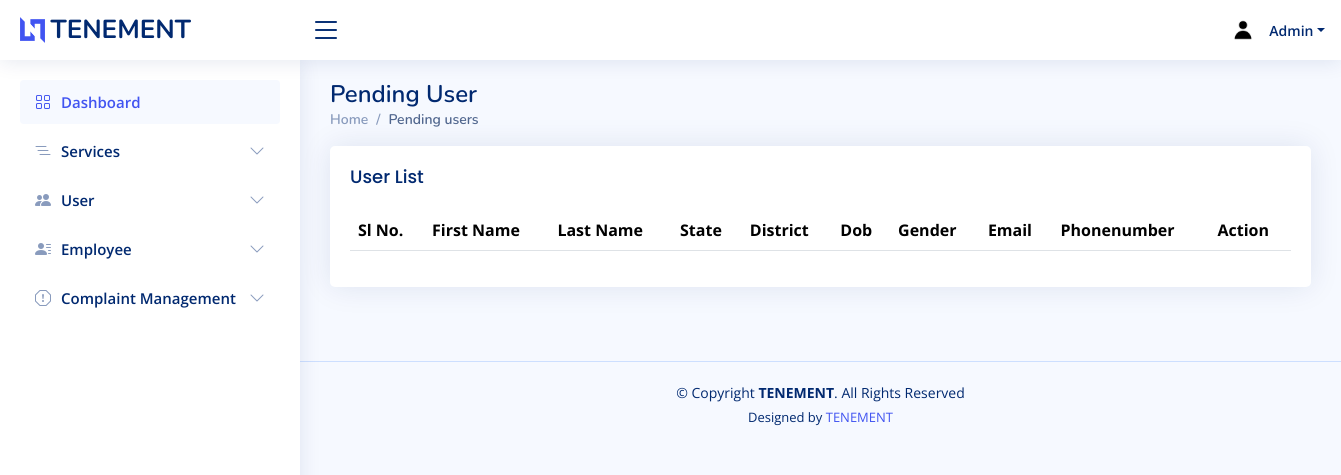
The app's page /admin/pendinguser.php, older data.
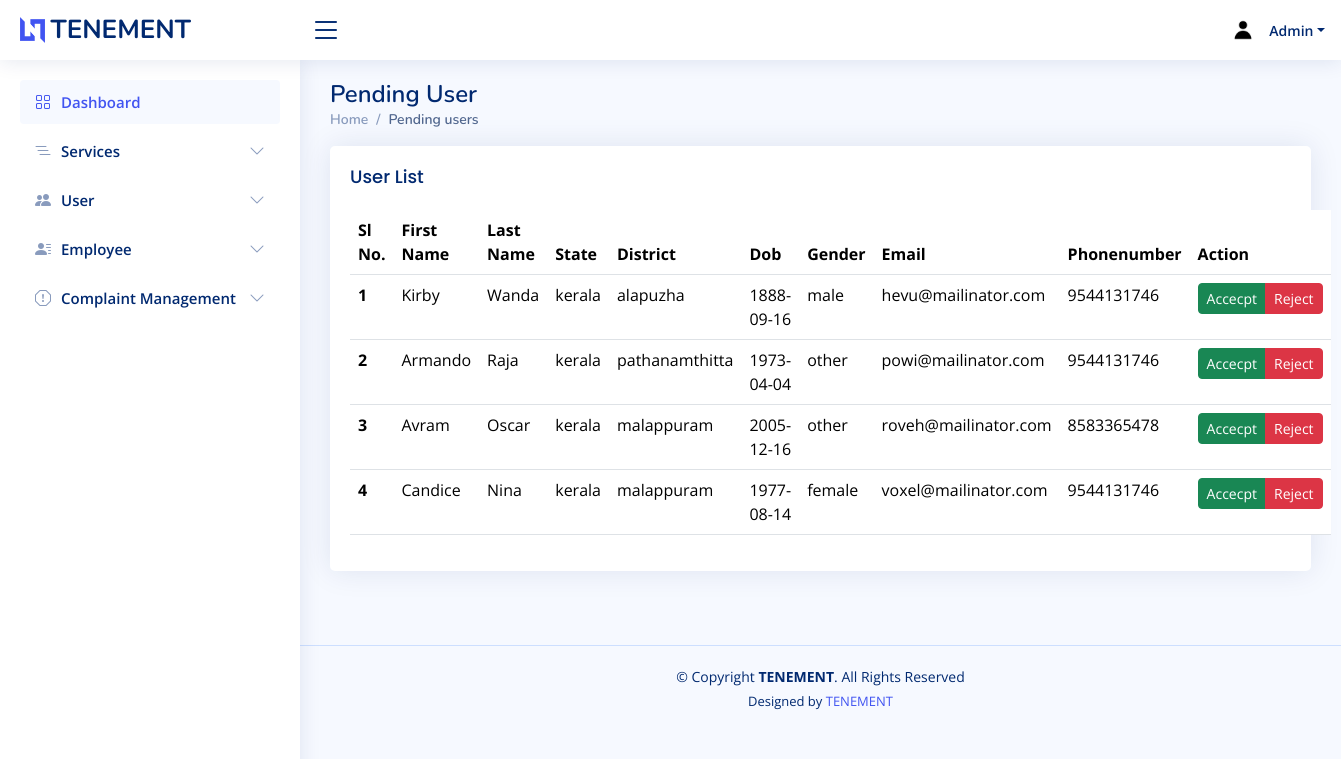
The same page, newer data.
### tables this page shows
CREATE TABLE `user_register` (
  `fname` varchar(50) NOT NULL,
  `lname` varchar(50) NOT NULL,
  `state` varchar(50) NOT NULL,
  `district` varchar(50) NOT NULL,
  `dob` date NOT NULL,
  `gender` varchar(50) NOT NULL,
  `email` varchar(50) NOT NULL,
  `phonenumber` varchar(50) NOT NULL,
  `password` varchar(50) NOT NULL,
  `img` varchar(50) NOT NULL DEFAULT 'default.png'
);

### connect.php (called while the page is built, shortened)
<?php
$dbname="tenement";
$conn=mysqli_connect("localhost","root","",$dbname);
function select_data($sql)
{
  global $conn;
  $res = mysqli_query($conn, $sql);
  if ($res)
    return $res;
  else
    return False;
}
?>

### admin/pendinguser.php (the view, shortened to what this page needs)
<?php
include 'header.php';
?>
<main id="main" class="main">
  <div class="pagetitle">
    <h1>Pending User</h1>
    <nav>
      <ol class="breadcrumb">
        <li class="breadcrumb-item"><a href="index.php">Home</a></li>
        <li class="breadcrumb-item active">Pending users</li>
      </ol>
    </nav>
  </div>
  <section class="section dashboard">
    <div class="row">
      <section class="section">
        <div class="row">
          <div class="col-lg-12">
            <div class="card">
              <div class="card-body">
                <h5 class="card-title">User List</h5>
                <table class="table datatable">
                  <thead>
                    <tr>
                      <th scope="col">Sl No.</th>
                      <th scope="col">First Name</th>
                      <th scope="col">Last Name</th>
                      <th scope="col">State</th>
                      <th scope="col">District</th>
                      <th scope="col">Dob</th>
                      <th scope="col">Gender</th>
                      <th scope="col">Email</th>
                      <th scope="col">Phonenumber</th>
                      <th scope="col">Action</th>
                    </tr>
                  </thead>
                  <tbody>
                    <?php
                    $sql = "SELECT * FROM `user_register` WHERE email IN (SELECT email FROM `loginpage` WHERE status = 0)";
                    $data = select_data($sql);
                    $n = 1;
                    while ($row = mysqli_fetch_assoc($data)) {
                      ?>
                      <tr>
                        <th scope='row'>
                          <?php echo $n++; ?>
                        </th>
                        <td>
                          <?php echo $row['fname'] ?>
                        </td>
                        <td>
                          <?php echo $row['lname'] ?>
                        </td>
                        <td>
                          <?php echo $row['state'] ?>
                        </td>
                        <td>
                          <?php echo $row['district'] ?>
                        </td>
                        <td>
                          <?php echo $row['dob'] ?>
                        </td>
                        <td>
                          <?php echo $row['gender'] ?>
                        </td>
                        <td>
                          <?php echo $row['email'] ?>
                        </td>
                        <td>
                          <?php echo $row['phonenumber'] ?>
                        </td>
                        <td>
                          <div class="btn-group">
                            <a href="php/verifyuser.php?email=<?php echo $row['email'];?>&status=1" class="btn btn-success btn-sm">Accecpt</a>
                            <a href="php/verifyuser.php?email=<?php echo $row['email'];?>&status=-1" class="btn btn-danger btn-sm">Reject</a>
                          </div>
                        </td>
                      </tr>
                      <?php
                    }
                    ?>
                  </tbody>
                </table>
              </div>
            </div>
          </div>
        </div>
      </section>
</main>

### admin/header.php (shortened to what this page needs)
<?php
require '../connect.php';
?>
<!DOCTYPE html>
<html lang="en">
<head>
  <link href="assets/vendor/bootstrap/css/bootstrap.min.css" rel="stylesheet">
  <link href="assets/vendor/bootstrap-icons/bootstrap-icons.css" rel="stylesheet">
  <link href="assets/vendor/boxicons/css/boxicons.min.css" rel="stylesheet">
  <link href="assets/vendor/quill/quill.snow.css" rel="stylesheet">
  <link href="assets/vendor/quill/quill.bubble.css" rel="stylesheet">
  <link href="assets/vendor/remixicon/remixicon.css" rel="stylesheet">
  <link href="assets/vendor/simple-datatables/style.css" rel="stylesheet">
  <link href="assets/css/style.css" rel="stylesheet">
</head>
<body>
  <header id="header" class="header fixed-top d-flex align-items-center">
    <div class="d-flex align-items-center justify-content-between">
      <a href="index.php" class="logo d-flex align-items-center">
        <img src="assets/img/logo.png" alt="">
        <span class="d-none d-lg-block">TENEMENT</span>
      </a>
      <i class="bi bi-list toggle-sidebar-btn"></i>
    </div>
    <nav class="header-nav ms-auto">
      <ul class="d-flex align-items-center">
        <li class="nav-item dropdown pe-3">
          <a class="nav-link nav-profile d-flex align-items-center pe-0" href="#" data-bs-toggle="dropdown">
            <img src="assets/img/default.png" alt="Profile" class="rounded-circle">
            <span class="d-none d-md-block dropdown-toggle ps-2">Admin</span>
          </a>
        </li>
      </ul>
    </nav>
  </header>
  <aside id="sidebar" class="sidebar">
    <ul class="sidebar-nav" id="sidebar-nav">
      <li class="nav-item">
        <a class="nav-link " href="index.php">
          <i class="bi bi-grid"></i>
          <span>Dashboard</span>
        </a>
      </li>
<li class="nav-item">
  <a class="nav-link collapsed" data-bs-target="#icons-nav" data-bs-toggle="collapse" href="#">
    <i class="bi bi-list-nested"></i><span>Services</span><i class="bi bi-chevron-down ms-auto"></i>
  </a>
</li>
      <li class="nav-item">
        <a class="nav-link collapsed" data-bs-target="#forms-nav" data-bs-toggle="collapse" href="#">
          <i class="bi bi-people-fill"></i><span>User</span><i class="bi bi-chevron-down ms-auto"></i>
        </a>
      </li>
      <li class="nav-item">
        <a class="nav-link collapsed" data-bs-target="#tables-nav" data-bs-toggle="collapse" href="#">
        <i class="bi bi-person-lines-fill"></i><span>Employee</span><i class="bi bi-chevron-down ms-auto"></i>
        </a>
      </li>
      <li class="nav-item">
        <a class="nav-link collapsed" data-bs-target="#charts-nav" data-bs-toggle="collapse" href="#">
          <i class="bi bi-exclamation-octagon"></i><span>Complaint Management</span><i class="bi bi-chevron-down ms-auto"></i>
        </a>
      </li>
    </ul>
  </aside>

### admin/assets/css/style.css (style rules this page uses)
:root { scroll-behavior: smooth; }
body { font-family: "Open Sans", sans-serif; background: #f6f9ff; color: #444444; }
a { color: #4154f1; text-decoration: none; }
h1, h2, h3, h4, h5, h6 { font-family: "Nunito", sans-serif; }
#main { margin-top: 60px; padding: 20px 30px; transition: all 0.3s; }
.pagetitle { margin-bottom: 10px; }
.pagetitle h1 { font-size: 24px; margin-bottom: 0; font-weight: 600; color: #012970; }
.card { margin-bottom: 30px; border: none; border-radius: 5px; box-shadow: 0px 0 30px rgba(1, 41, 112, 0.1); }
.card-title { padding: 20px 0 15px 0; font-size: 18px; font-weight: 500; color: #012970; font-family: "Poppins", sans-serif; }
.card-body { padding: 0 20px 20px 20px; }
.breadcrumb { font-size: 14px; font-family: "Nunito", sans-serif; color: #899bbd; font-weight: 600; }
.breadcrumb a { color: #899bbd; transition: 0.3s; }
.breadcrumb .breadcrumb-item::before { color: #899bbd; }
.breadcrumb .active { color: #51678f; font-weight: 600; }
.logo { line-height: 1; }
@media (min-width: 1200px) { .logo { width: 280px; } }
.logo img { max-height: 26px; margin-right: 6px; }
.logo span { font-size: 26px; font-weight: 700; color: #012970; font-family: "Nunito", sans-serif; }
.header { transition: all 0.5s; z-index: 997; height: 60px; box-shadow: 0px 2px 20px rgba(1, 41, 112, 0.1); background-color: #fff; padding-left: 20px; }
.header .toggle-sidebar-btn { font-size: 32px; padding-left: 10px; cursor: pointer; color: #012970; }
.header-nav ul { list-style: none; }
.header-nav > ul { margin: 0; padding: 0; }
.header-nav .nav-profile { color: #012970; }
.header-nav .nav-profile img { max-height: 36px; }
.header-nav .nav-profile span { font-size: 14px; font-weight: 600; }
.sidebar { position: fixed; top: 60px; left: 0; bottom: 0; width: 300px; z-index: 996; transition: all 0.3s; padding: 20px; overflow-y: auto; scrollbar-width: thin; scrollbar-color: #aab7cf transparent; box-shadow: 0px 0px 20px rgba(1, 41, 112, 0.1); background-color: #fff; }
@media (min-width: 1200px) { #main, #footer { margin-left: 300px; } }
.sidebar-nav { padding: 0; margin: 0; list-style: none; }
.sidebar-nav li { padding: 0; margin: 0; list-style: none; }
.sidebar-nav .nav-item { margin-bottom: 5px; }
.sidebar-nav .nav-link { display: flex; align-items: center; font-size: 15px; font-weight: 600; color: #4154f1; transition: 0.3; background: #f6f9ff; padding: 10px 15px; border-radius: 4px; }
.sidebar-nav .nav-link i { font-size: 16px; margin-right: 10px; color: #4154f1; }
.sidebar-nav .nav-link.collapsed { color: #012970; background: #fff; }
.sidebar-nav .nav-link.collapsed i { color: #899bbd; }
.sidebar-nav .nav-link .bi-chevron-down { margin-right: 0; transition: transform 0.2s ease-in-out; }
.footer { padding: 20px 0; font-size: 14px; transition: all 0.3s; border-top: 1px solid #cddfff; }
.footer .copyright { text-align: center; color: #012970; }
.footer .credits { padding-top: 5px; text-align: center; font-size: 13px; color: #012970; }

Row changes from the older to the newer data that the page shows:
added user_register: fname "Kirby", lname "Wanda", state "kerala", district "alapuzha", dob "1888-09-16", gender "male", email "hevu@mailinator.com", phonenumber "9544131746"
added user_register: fname "Armando", lname "Raja", state "kerala", district "pathanamthitta", dob "1973-04-04", gender "other", email "powi@mailinator.com", phonenumber "9544131746"
added user_register: fname "Avram", lname "Oscar", state "kerala", district "malappuram", dob "2005-12-16", gender "other", email "roveh@mailinator.com", phonenumber "8583365478"
added user_register: fname "Candice", lname "Nina", state "kerala", district "malappuram", dob "1977-08-14", gender "female", email "voxel@mailinator.com", phonenumber "9544131746"
